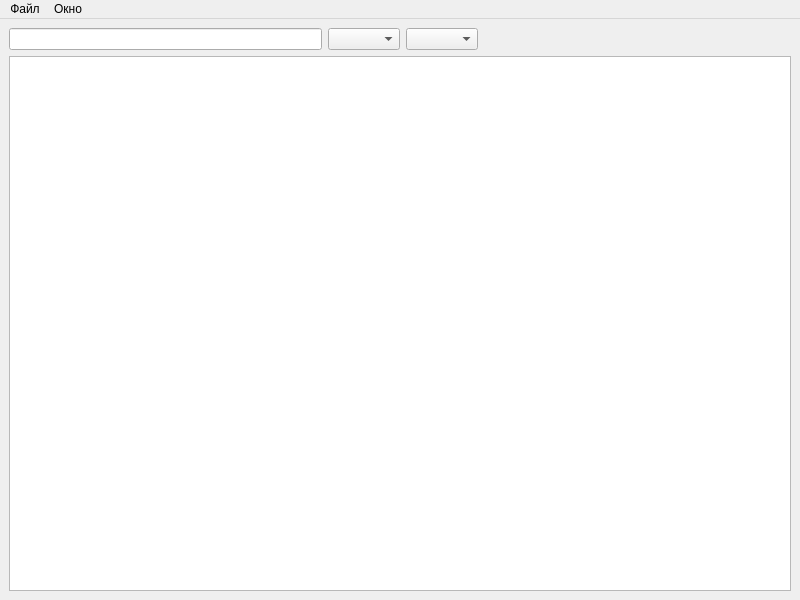
<?xml version="1.0" encoding="UTF-8"?>
<ui version="4.0">
 <class>AccountWindow</class>
 <widget class="QMainWindow" name="AccountWindow">
  <property name="geometry">
   <rect>
    <x>0</x>
    <y>0</y>
    <width>800</width>
    <height>600</height>
   </rect>
  </property>
  <property name="windowTitle">
   <string notr="true">Счета</string>
  </property>
  <widget class="QWidget" name="centralwidget">
   <layout class="QGridLayout" name="gridLayout">
    <item row="0" column="0">
     <layout class="QVBoxLayout" name="verticalLayout">
      <item>
       <layout class="QHBoxLayout" name="horizontalLayout">
        <item>
         <widget class="QLineEdit" name="lineEdit"/>
        </item>
        <item>
         <widget class="QComboBox" name="comboBox"/>
        </item>
        <item>
         <widget class="QComboBox" name="comboBox_2"/>
        </item>
        <item>
         <spacer name="horizontalSpacer">
          <property name="orientation">
           <enum>Qt::Horizontal</enum>
          </property>
          <property name="sizeHint" stdset="0">
           <size>
            <width>40</width>
            <height>20</height>
           </size>
          </property>
         </spacer>
        </item>
       </layout>
      </item>
      <item>
       <widget class="QTableView" name="accountTableView"/>
      </item>
     </layout>
    </item>
   </layout>
  </widget>
  <widget class="QMenuBar" name="menubar">
   <property name="geometry">
    <rect>
     <x>0</x>
     <y>0</y>
     <width>800</width>
     <height>30</height>
    </rect>
   </property>
   <widget class="QMenu" name="menuFile">
    <property name="title">
     <string notr="true">Файл</string>
    </property>
    <addaction name="actionClose"/>
   </widget>
   <widget class="QMenu" name="menuWindow">
    <property name="title">
     <string>Окно</string>
    </property>
   </widget>
   <addaction name="menuFile"/>
   <addaction name="menuWindow"/>
  </widget>
  <action name="actionClose">
   <property name="text">
    <string notr="true">Закрыть</string>
   </property>
  </action>
 </widget>
 <resources/>
 <connections/>
</ui>
